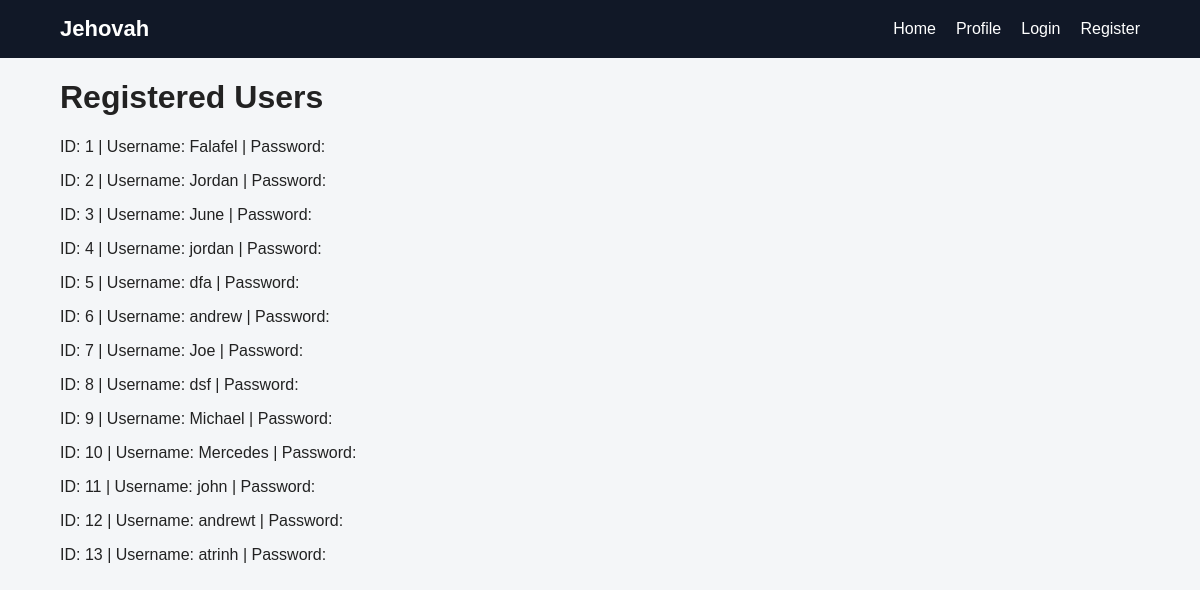
Screenshot of /view_users with the database file from the repository.
### papo_cito.py (models this page shows)
class User(db.Model):
    id = db.Column(db.Integer, primary_key=True)
    username = db.Column(db.String(80), unique=True, nullable=False)
    password_hash = db.Column(db.String(255), nullable=False)

### papo_cito.py (the view)
@app.route("/view_users", methods=["GET","POST"])
def view_users():
    if request.method == "GET":
        cunt_monkeys = User.query.all()
        return render_template("info.html", users=cunt_monkeys)

### templates/info.html (shortened to what this page needs)
{% extends "base.html" %}
{% block content %}
		<h1>Registered Users</h1>
		{% for user in users %}
			<p>
			ID: {{ user.id }} |
			Username: {{ user.username }} |
			Password: {{ user.password }}
			</p>
		{% endfor %}
{% endblock %}

### templates/base.html (shortened to what this page needs)
<!DOCTYPE html>
<html lang="en">
<head>
	<link rel="stylesheet" href="{{ url_for('static', filename='css/style.css') }}">
</head>
<body>
	<nav class="navbar">
		<div class="nav-container">
			<a class="logo" href="/">Jehovah</a>
			<div class="nav-links">
				<a href="/">Home</a>
				<a href="/profile">Profile</a>
				{% if session.get("user") %}
					<a href=  "/logout">   Logout</a>
				{% else %}
					<a href=   "/login"> Login   </a>
					<a href="/register"> Register</a>
				{% endif %}
			</div>
		</div>
	</nav>
<main class="container">
	{% block content %}
	{% endblock %}
</main>
</body>
</html>

### static/css/style.css (style rules this page uses)
* { box-sizing: border-box; }
body { margin: 0; font-family: Arial, sans-serif; background: #f4f6f8; color: #222; }
.navbar { background: #111827; padding: 16px 0; }
.nav-container { width: 90%; max-width: 1100px; margin: auto; display: flex; justify-content: space-between; align-items: center; }
.logo { color: white; text-decoration: none; font-size: 22px; font-weight: bold; }
.nav-links { display: flex; gap: 20px; }
.nav-links a { color: white; text-decoration: none; }
.container { width: 90%; max-width: 1100px; margin: auto; }

### rows the page displays
User: id "1", username "Falafel"
User: id "2", username "Jordan"
User: id "3", username "June"
User: id "4", username "jordan"
User: id "5", username "dfa"
User: id "6", username "andrew"
User: id "7", username "Joe"
User: id "8", username "dsf"
User: id "9", username "Michael"
User: id "10", username "Mercedes"
User: id "11", username "john"
User: id "12", username "andrewt"
User: id "13", username "atrinh"
